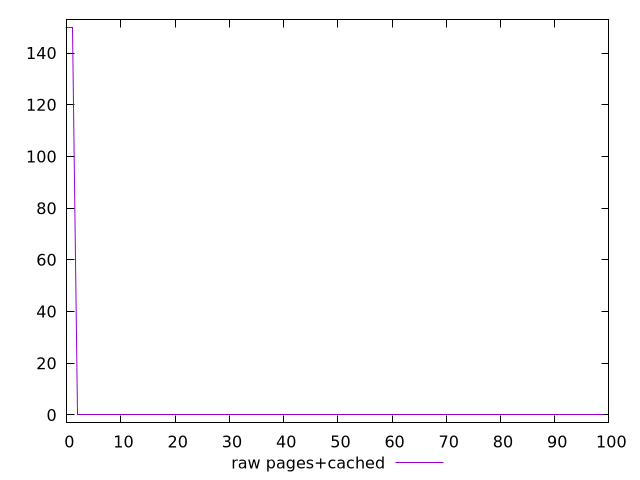

Write the gnuplot code that produced this figure.
$_rawPagesCached <<EOF
150
150
0
0
0
0
0
0
0
0
0
0
0
0
0
0
0
0
0
0
0
0
0
0
0
0
0
0
0
0
0
0
0
0
0
0
0
0
0
0
0
0
0
0
0
0
0
0
0
0
0
0
0
0
0
0
0
0
0
0
0
0
0
0
0
0
0
0
0
0
0
0
0
0
0
0
0
0
0
0
0
0
0
0
0
0
0
0
0
0
0
0
0
0
0
0
0
0
0
0
EOF
set key outside below
set terminal pngcairo
set output "report_00005_2020-11-02T22-26-11.212Z/unminified-javascript/pages+cached//raw.png"
set yrange [-3:153]
plot $_rawPagesCached title "raw pages+cached" with line ,
